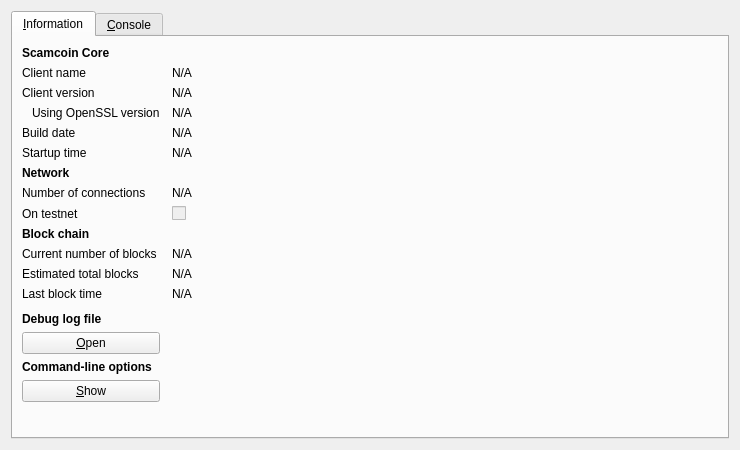
<?xml version="1.0" encoding="UTF-8"?>
<ui version="4.0">
 <class>RPCConsole</class>
 <widget class="QDialog" name="RPCConsole">
  <property name="geometry">
   <rect>
    <x>0</x>
    <y>0</y>
    <width>740</width>
    <height>450</height>
   </rect>
  </property>
  <property name="windowTitle">
   <string>Scamcoin - Debug window</string>
  </property>
  <layout class="QVBoxLayout" name="verticalLayout_2">
   <item>
    <widget class="QTabWidget" name="tabWidget">
     <property name="currentIndex">
      <number>0</number>
     </property>
     <widget class="QWidget" name="tab_info">
      <attribute name="title">
       <string>&amp;Information</string>
      </attribute>
      <layout class="QGridLayout" name="gridLayout" columnstretch="0,1">
       <property name="horizontalSpacing">
        <number>12</number>
       </property>
       <item row="0" column="0">
        <widget class="QLabel" name="label_9">
         <property name="font">
          <font>
           <weight>75</weight>
           <bold>true</bold>
          </font>
         </property>
         <property name="text">
          <string>Scamcoin Core</string>
         </property>
        </widget>
       </item>
       <item row="1" column="0">
        <widget class="QLabel" name="label_5">
         <property name="text">
          <string>Client name</string>
         </property>
        </widget>
       </item>
       <item row="1" column="1">
        <widget class="QLabel" name="clientName">
         <property name="cursor">
          <cursorShape>IBeamCursor</cursorShape>
         </property>
         <property name="text">
          <string>N/A</string>
         </property>
         <property name="textFormat">
          <enum>Qt::PlainText</enum>
         </property>
         <property name="textInteractionFlags">
          <set>Qt::LinksAccessibleByMouse|Qt::TextSelectableByKeyboard|Qt::TextSelectableByMouse</set>
         </property>
        </widget>
       </item>
       <item row="2" column="0">
        <widget class="QLabel" name="label_6">
         <property name="text">
          <string>Client version</string>
         </property>
        </widget>
       </item>
       <item row="2" column="1">
        <widget class="QLabel" name="clientVersion">
         <property name="cursor">
          <cursorShape>IBeamCursor</cursorShape>
         </property>
         <property name="text">
          <string>N/A</string>
         </property>
         <property name="textFormat">
          <enum>Qt::PlainText</enum>
         </property>
         <property name="textInteractionFlags">
          <set>Qt::LinksAccessibleByMouse|Qt::TextSelectableByKeyboard|Qt::TextSelectableByMouse</set>
         </property>
        </widget>
       </item>
       <item row="3" column="0">
        <widget class="QLabel" name="label_14">
         <property name="text">
          <string>Using OpenSSL version</string>
         </property>
         <property name="indent">
          <number>10</number>
         </property>
        </widget>
       </item>
       <item row="3" column="1">
        <widget class="QLabel" name="openSSLVersion">
         <property name="cursor">
          <cursorShape>IBeamCursor</cursorShape>
         </property>
         <property name="text">
          <string>N/A</string>
         </property>
         <property name="textFormat">
          <enum>Qt::PlainText</enum>
         </property>
         <property name="textInteractionFlags">
          <set>Qt::LinksAccessibleByMouse|Qt::TextSelectableByKeyboard|Qt::TextSelectableByMouse</set>
         </property>
        </widget>
       </item>
       <item row="4" column="0">
        <widget class="QLabel" name="label_12">
         <property name="text">
          <string>Build date</string>
         </property>
        </widget>
       </item>
       <item row="4" column="1">
        <widget class="QLabel" name="buildDate">
         <property name="cursor">
          <cursorShape>IBeamCursor</cursorShape>
         </property>
         <property name="text">
          <string>N/A</string>
         </property>
         <property name="textFormat">
          <enum>Qt::PlainText</enum>
         </property>
         <property name="textInteractionFlags">
          <set>Qt::LinksAccessibleByMouse|Qt::TextSelectableByKeyboard|Qt::TextSelectableByMouse</set>
         </property>
        </widget>
       </item>
       <item row="5" column="0">
        <widget class="QLabel" name="label_13">
         <property name="text">
          <string>Startup time</string>
         </property>
        </widget>
       </item>
       <item row="5" column="1">
        <widget class="QLabel" name="startupTime">
         <property name="cursor">
          <cursorShape>IBeamCursor</cursorShape>
         </property>
         <property name="text">
          <string>N/A</string>
         </property>
         <property name="textFormat">
          <enum>Qt::PlainText</enum>
         </property>
         <property name="textInteractionFlags">
          <set>Qt::LinksAccessibleByMouse|Qt::TextSelectableByKeyboard|Qt::TextSelectableByMouse</set>
         </property>
        </widget>
       </item>
       <item row="6" column="0">
        <widget class="QLabel" name="label_11">
         <property name="font">
          <font>
           <weight>75</weight>
           <bold>true</bold>
          </font>
         </property>
         <property name="text">
          <string>Network</string>
         </property>
        </widget>
       </item>
       <item row="7" column="0">
        <widget class="QLabel" name="label_7">
         <property name="text">
          <string>Number of connections</string>
         </property>
        </widget>
       </item>
       <item row="7" column="1">
        <widget class="QLabel" name="numberOfConnections">
         <property name="cursor">
          <cursorShape>IBeamCursor</cursorShape>
         </property>
         <property name="text">
          <string>N/A</string>
         </property>
         <property name="textFormat">
          <enum>Qt::PlainText</enum>
         </property>
         <property name="textInteractionFlags">
          <set>Qt::LinksAccessibleByMouse|Qt::TextSelectableByKeyboard|Qt::TextSelectableByMouse</set>
         </property>
        </widget>
       </item>
       <item row="8" column="0">
        <widget class="QLabel" name="label_8">
         <property name="text">
          <string>On testnet</string>
         </property>
        </widget>
       </item>
       <item row="8" column="1">
        <widget class="QCheckBox" name="isTestNet">
         <property name="enabled">
          <bool>false</bool>
         </property>
         <property name="text">
          <string/>
         </property>
        </widget>
       </item>
       <item row="9" column="0">
        <widget class="QLabel" name="label_10">
         <property name="font">
          <font>
           <weight>75</weight>
           <bold>true</bold>
          </font>
         </property>
         <property name="text">
          <string>Block chain</string>
         </property>
        </widget>
       </item>
       <item row="10" column="0">
        <widget class="QLabel" name="label_3">
         <property name="text">
          <string>Current number of blocks</string>
         </property>
        </widget>
       </item>
       <item row="10" column="1">
        <widget class="QLabel" name="numberOfBlocks">
         <property name="cursor">
          <cursorShape>IBeamCursor</cursorShape>
         </property>
         <property name="text">
          <string>N/A</string>
         </property>
         <property name="textFormat">
          <enum>Qt::PlainText</enum>
         </property>
         <property name="textInteractionFlags">
          <set>Qt::LinksAccessibleByMouse|Qt::TextSelectableByKeyboard|Qt::TextSelectableByMouse</set>
         </property>
        </widget>
       </item>
       <item row="11" column="0">
        <widget class="QLabel" name="label_4">
         <property name="text">
          <string>Estimated total blocks</string>
         </property>
        </widget>
       </item>
       <item row="11" column="1">
        <widget class="QLabel" name="totalBlocks">
         <property name="cursor">
          <cursorShape>IBeamCursor</cursorShape>
         </property>
         <property name="text">
          <string>N/A</string>
         </property>
         <property name="textFormat">
          <enum>Qt::PlainText</enum>
         </property>
         <property name="textInteractionFlags">
          <set>Qt::LinksAccessibleByMouse|Qt::TextSelectableByKeyboard|Qt::TextSelectableByMouse</set>
         </property>
        </widget>
       </item>
       <item row="12" column="0">
        <widget class="QLabel" name="label_2">
         <property name="text">
          <string>Last block time</string>
         </property>
        </widget>
       </item>
       <item row="12" column="1">
        <widget class="QLabel" name="lastBlockTime">
         <property name="cursor">
          <cursorShape>IBeamCursor</cursorShape>
         </property>
         <property name="text">
          <string>N/A</string>
         </property>
         <property name="textFormat">
          <enum>Qt::PlainText</enum>
         </property>
         <property name="textInteractionFlags">
          <set>Qt::LinksAccessibleByMouse|Qt::TextSelectableByKeyboard|Qt::TextSelectableByMouse</set>
         </property>
        </widget>
       </item>
       <item row="13" column="0">
        <spacer name="verticalSpacer_2">
         <property name="orientation">
          <enum>Qt::Vertical</enum>
         </property>
         <property name="sizeHint" stdset="0">
          <size>
           <width>20</width>
           <height>20</height>
          </size>
         </property>
        </spacer>
       </item>
       <item row="14" column="0">
        <widget class="QLabel" name="labelDebugLogfile">
         <property name="font">
          <font>
           <weight>75</weight>
           <bold>true</bold>
          </font>
         </property>
         <property name="text">
          <string>Debug log file</string>
         </property>
        </widget>
       </item>
       <item row="15" column="0">
        <widget class="QPushButton" name="openDebugLogfileButton">
         <property name="toolTip">
          <string>Open the Scamcoin debug log file from the current data directory. This can take a few seconds for large log files.</string>
         </property>
         <property name="text">
          <string>&amp;Open</string>
         </property>
         <property name="autoDefault">
          <bool>false</bool>
         </property>
        </widget>
       </item>
       <item row="16" column="0">
        <widget class="QLabel" name="labelCLOptions">
         <property name="font">
          <font>
           <weight>75</weight>
           <bold>true</bold>
          </font>
         </property>
         <property name="text">
          <string>Command-line options</string>
         </property>
        </widget>
       </item>
       <item row="17" column="0">
        <widget class="QPushButton" name="showCLOptionsButton">
         <property name="toolTip">
          <string>Show the Scamcoin-Qt help message to get a list with possible Scamcoin command-line options.</string>
         </property>
         <property name="text">
          <string>&amp;Show</string>
         </property>
         <property name="autoDefault">
          <bool>false</bool>
         </property>
        </widget>
       </item>
       <item row="18" column="0">
        <spacer name="verticalSpacer">
         <property name="orientation">
          <enum>Qt::Vertical</enum>
         </property>
         <property name="sizeHint" stdset="0">
          <size>
           <width>20</width>
           <height>40</height>
          </size>
         </property>
        </spacer>
       </item>
      </layout>
     </widget>
     <widget class="QWidget" name="tab_console">
      <attribute name="title">
       <string>&amp;Console</string>
      </attribute>
      <layout class="QVBoxLayout" name="verticalLayout_3">
       <property name="spacing">
        <number>3</number>
       </property>
       <item>
        <widget class="QTextEdit" name="messagesWidget">
         <property name="minimumSize">
          <size>
           <width>0</width>
           <height>100</height>
          </size>
         </property>
         <property name="readOnly">
          <bool>true</bool>
         </property>
         <property name="tabKeyNavigation" stdset="0">
          <bool>false</bool>
         </property>
         <property name="columnCount" stdset="0">
          <number>2</number>
         </property>
        </widget>
       </item>
       <item>
        <layout class="QHBoxLayout" name="horizontalLayout">
         <property name="spacing">
          <number>3</number>
         </property>
         <item>
          <widget class="QLabel" name="label">
           <property name="text">
            <string notr="true">&gt;</string>
           </property>
          </widget>
         </item>
         <item>
          <widget class="QLineEdit" name="lineEdit"/>
         </item>
         <item>
          <widget class="QPushButton" name="clearButton">
           <property name="maximumSize">
            <size>
             <width>24</width>
             <height>24</height>
            </size>
           </property>
           <property name="toolTip">
            <string>Clear console</string>
           </property>
           <property name="text">
            <string/>
           </property>
           <property name="icon">
            <iconset resource="../bitcoin.qrc">
             <normaloff>:/icons/remove</normaloff>:/icons/remove</iconset>
           </property>
           <property name="shortcut">
            <string notr="true">Ctrl+L</string>
           </property>
           <property name="autoDefault">
            <bool>false</bool>
           </property>
          </widget>
         </item>
        </layout>
       </item>
      </layout>
     </widget>
    </widget>
   </item>
  </layout>
 </widget>
 <resources>
  <include location="../bitcoin.qrc"/>
 </resources>
 <connections/>
</ui>
